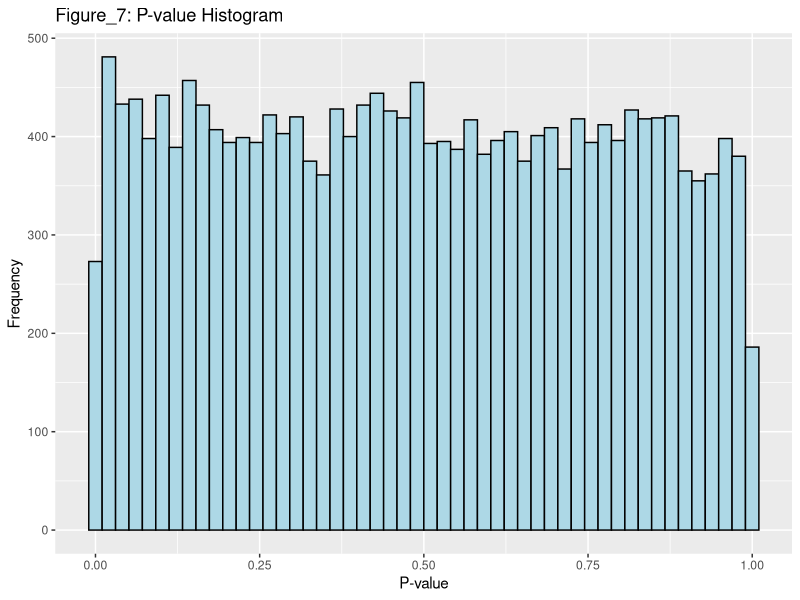

The R source for this figure:
## ---- chunk 1

library(ggplot2) # Load necessary library
## ---- chunk 2

set.seed(123) # Simulate p-values for 20,000 genes

p_values <- runif(19000, min = 0, max = 1) # 95% of p-values are uniformly distributed (noise)

p_values <- c(p_values, rbeta(1000, 0.5, 1)) # 5% of p-values are drawn from a beta distribution (signal)

# Histogram of p-values
ggplot(data.frame(p_values), aes(x = p_values)) +
  geom_histogram(bins = 50, fill = "lightblue", color = "black") +
  labs(title = "Figure_7: P-value Histogram", x = "P-value", y = "Frequency")

# Finding the number of significant differentially expressed genes before FWER correction
alpha <- 0.05
significant_hits <- p_values < alpha
significant_genes<-sum(significant_hits) 
significant_genes


## ---- chunk 3
# Applying Bonferroni correction
alpha <- 0.05
bonferroni_threshold <- alpha / length(p_values)
significant_bonferroni <- p_values < bonferroni_threshold

significant_genes<-sum(significant_bonferroni) # Number of significant differentially expressed genes after Bonferroni correction
significant_genes

## ---- chunk 4
# Applying Benjamini-Hochberg correction
p_adjusted <- p.adjust(p_values, method = "BH")

# Plotting the adjusted p-values
Figure_8<-ggplot(data.frame(p_adjusted), aes(x = p_adjusted)) +
  geom_histogram(bins = 50, fill = "lightblue", color = "black") +
  labs(title = "Adjusted P-value Histogram", x = "Adjusted P-value", y = "Frequency")

significant_bh <- p_adjusted < alpha

sum(significant_bh) # Number of significant hits after Benjamini-Hochberg correction
